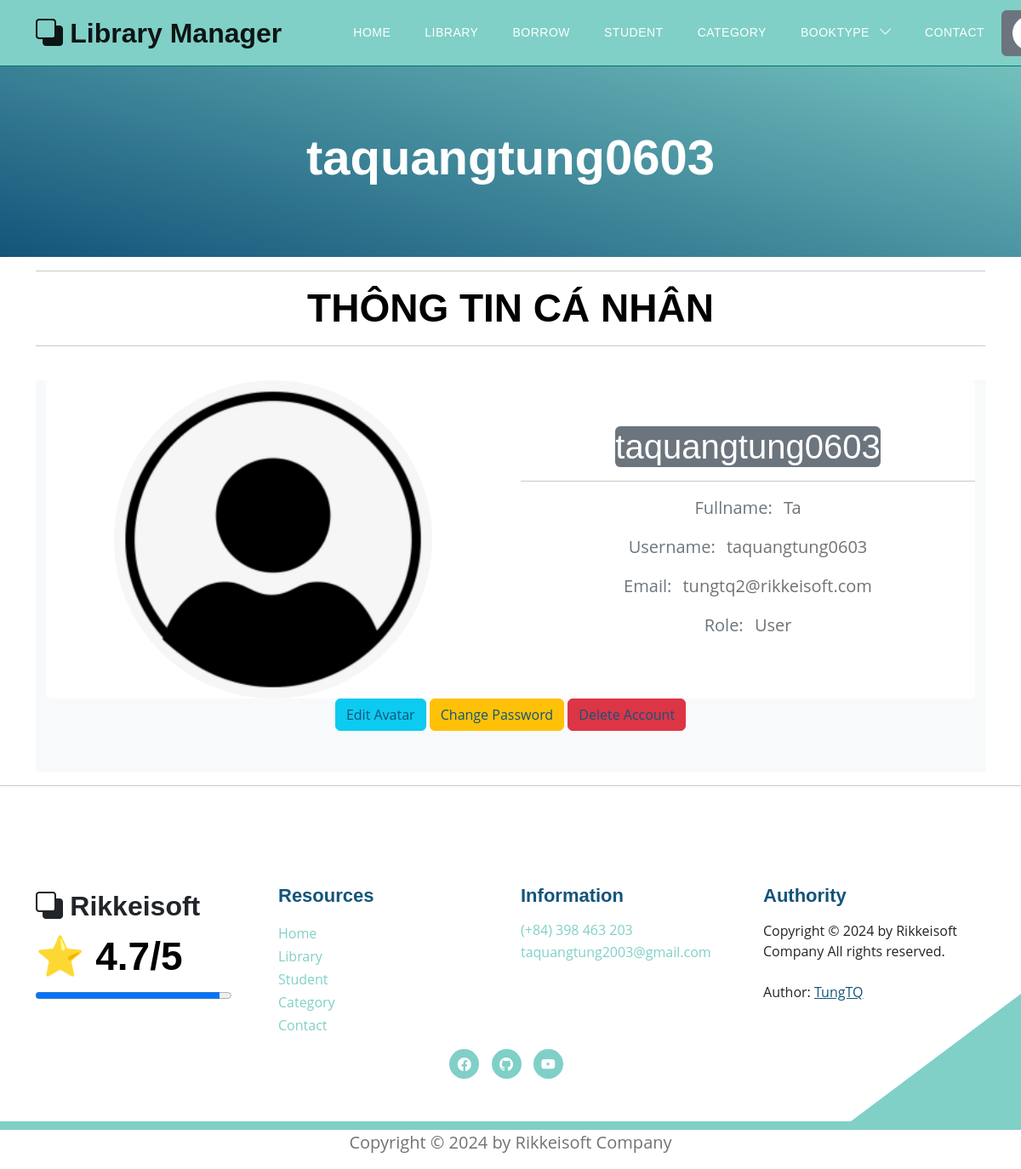
The app's page /profile (signed in) with its own data.
### models.py (models this page shows)
class User(Base):
    __tablename__ = 'users'
    username = Column(String(30), primary_key=True, unique=True, index=True)
    fullname = Column(String(100), index=True)
    email = Column(String(100), index=True)
    password = Column(String(100), index=True)
    role = Column(Integer, index=True)
    delete_flag = Column(Integer, index=True)
    avatar = Column(String(500), index=True, nullable=True)     # Trường thông tin avatar
    books = relationship("Book", back_populates="user")
    comments = relationship("CommentBook", back_populates="usercomment")
    join_requests = relationship('JoinAdmin', back_populates='user')

### routers/account.py (the view)
@router.get("/profile", response_class=HTMLResponse)
async def read_profile(request: Request, db: Session = Depends(models.get_db)):
    current_username = function.get_current_user(request)
    mean_star = function.get_mean_star(db)
    all_category2 = db.query(models.Category).filter(models.Category.delete_flag != 1).all()
    if current_username:
        user_logined = db.query(models.User).filter(models.User.username == current_username).first()
        get_fullname = user_logined.fullname
        get_email = user_logined.email
        get_role = user_logined.role
        return templates.TemplateResponse("accounts/profile.html", {
            "request": request,
            "current_username": current_username,
            "user": user_logined,
            "get_fullname": get_fullname,
            "get_email": get_email,
            "get_role": get_role,
            "mean_star": mean_star,
            "all_category2": all_category2})
    else:
        return templates.TemplateResponse("accounts/login.html", {"request": request,
                                                         "mean_star": mean_star,
                                                         "error": "You are not logged in."})

### templates/accounts/profile.html
{% extends "base.html" %}
{% block content %}
<section class="hero-section d-flex justify-content-center align-items-center" id="section_1"
    style="padding-bottom: 50px;">
    <div class="container">
        <div class="row">
            <div class="col-lg-8 col-12 mx-auto">
                <h1 class="text-white text-center"> {{current_username}} </h1>
                <br>
            </div>
        </div>
    </div>
</section>
<div class="container" style="text-align: center;">
    <hr>
    <h2 style="text-align: center;"> THÔNG TIN CÁ NHÂN </h2>
    <hr> <br>
    <section class="bg-light">
        <div class="container">
            <div class="row">
                <div class="col-lg-12 mb-4 mb-sm-5">
                    <div class="card card-style1 border-0">
                        <div class="card card-style1 border-0">
                            <div class="row align-items-center">
                                <div class="col-lg-6 mb-4 mb-lg-0">
                                    {% if user and user.avatar %}
                                        <img src="static/media/{{user.avatar}}" style="width: 400px; height: 400px; border-radius: 100%; object-fit: cover;">
                                    {% else %}
                                        <img src="static/images/default_avatar.png" style="width: 70%; height: 70%; border-radius: 100%;">
                                    {% endif %}
                                </div>
                                <div class="col-lg-6 px-xl-10">
                                    <div class="bg-secondary d-lg-inline-block py-1-9 px-1-9 px-sm-6 mb-1-9 rounded">
                                        <h1 class="h1 text-white mb-0"> {{current_username}} </h1>
                                    </div>
                                    <hr>
                                    <ul class="list-unstyled mb-1-9">
                                        <li class="mb-2 mb-xl-3 display-28"><span class="display-26 text-secondary me-2 font-weight-600">Fullname:</span> {{get_fullname}} </li>
                                        <li class="mb-2 mb-xl-3 display-28"><span class="display-26 text-secondary me-2 font-weight-600">Username:</span> {{current_username}} </li>
                                        <li class="mb-2 mb-xl-3 display-28"><span class="display-26 text-secondary me-2 font-weight-600">Email:</span> {{get_email}} </li>
                                        <li class="mb-2 mb-xl-3 display-28"><span class="display-26 text-secondary me-2 font-weight-600">Role:</span>
                                            {% if get_role == 1 %}
                                            Admin
                                            {% elif get_role == 2 %}
                                            SuperAdmin
                                            {% else %}
                                            User
                                            {% endif %}
                                        </li>
                                    </ul>
                                </div>
                            </div>
                        </div>
                    </div>
                    <button type="button" class="btn btn-info"><a href="/users/update_user"> Edit Avatar </a></button>
                    <button type="button" class="btn btn-warning"><a href="/change_password"> Change Password </a></button>
                    <button type="button" class="btn btn-danger"><a href="/users/delete_username"> Delete Account </a></button>
                </div>
            </div>
        </div>
    </section>
</div>
<hr>
{% endblock content %}

### static/css/templatemo-topic-listing.css (style rules this page uses)
:root { --white-color: #ffffff; --primary-color: #13547a; --secondary-color: #80d0c7; --section-bg-color: #f0f8ff; --custom-btn-bg-color: #80d0c7; --custom-btn-bg-hover-color: #13547a; --dark-color: #000000; --p-color: #717275; --border-color: #7fffd4; --link-hover-color: #13547a; --body-font-family: 'Open Sans', sans-serif; --title-font-family: 'Montserrat', sans-serif; --h1-font-size: 58px; --h2-font-size: 46px; --h3-font-size: 32px; --h4-font-size: 28px; --h5-font-size: 24px; --h6-font-size: 22px; --p-font-size: 20px; --menu-font-size: 14px; --btn-font-size: 18px; --copyright-font-size: 16px; --border-radius-large: 100px; --border-radius-medium: 20px; --border-radius-small: 10px; --font-weight-normal: 400; --font-weight-medium: 500; --font-weight-semibold: 600; --font-weight-bold: 700; }
body { background-color: var(--white-color); font-family: var(--body-font-family); }
h2, h3, h4, h5, h6 { color: var(--dark-color); }
h1, h2, h3, h4, h5, h6 { font-family: var(--title-font-family); font-weight: var(--font-weight-semibold); }
h1 { font-size: var(--h1-font-size); font-weight: var(--font-weight-bold); }
h2 { font-size: var(--h2-font-size); font-weight: var(--font-weight-bold); }
ul li { color: var(--p-color); font-size: var(--p-font-size); font-weight: var(--font-weight-normal); }
a, button { touch-action: manipulation; transition: all 0.3s; }
a { display: inline-block; color: var(--primary-color); text-decoration: none; }
.hero-section { background-image: linear-gradient(15deg, #13547a 0%, #80d0c7 100%); position: relative; overflow: hidden; padding-top: 150px; padding-bottom: 150px; }

### records on screen
User: username "taquangtung0603", fullname "Ta", email "tungtq2@rikkeisoft.com"

### other values on screen
{{ mean_star }} "4.7"
